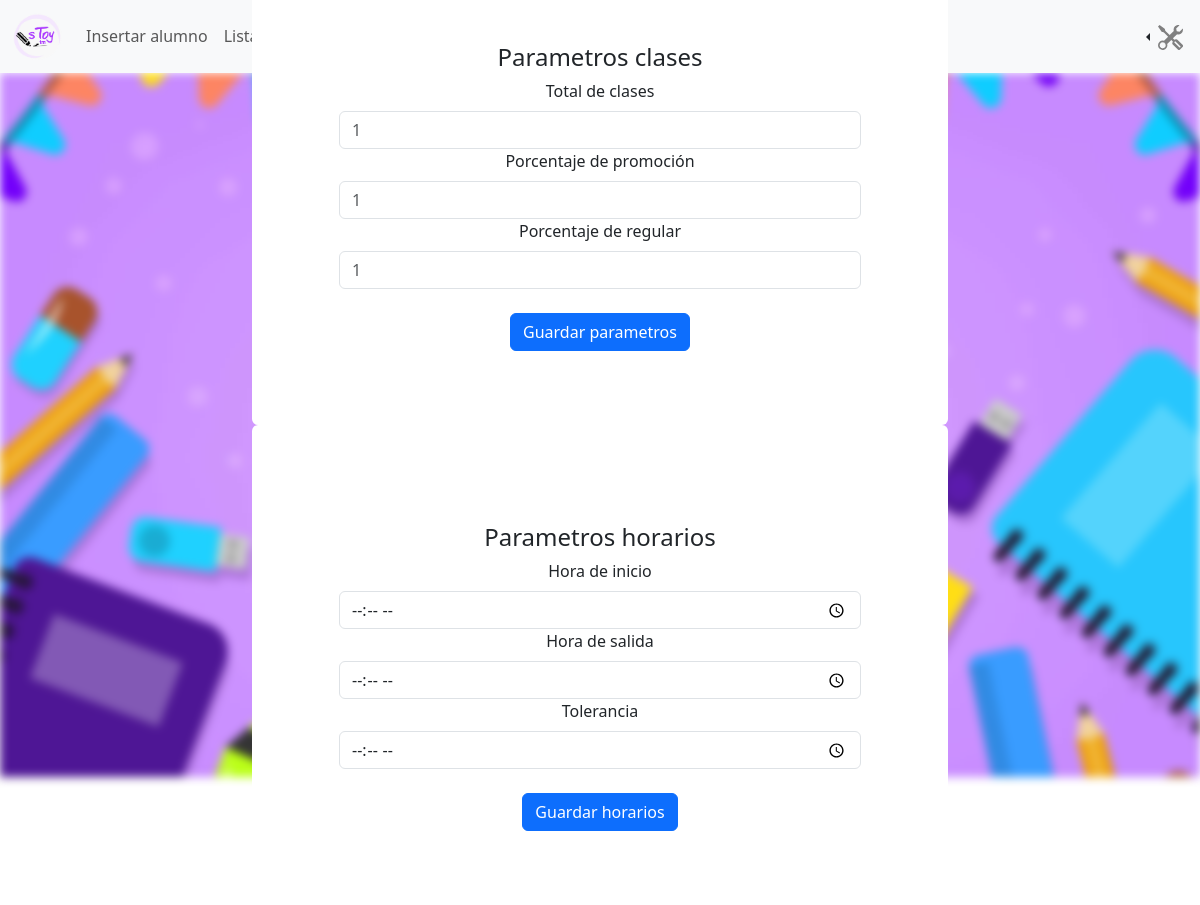
Page /PHP/parametros.php on the earlier database version.
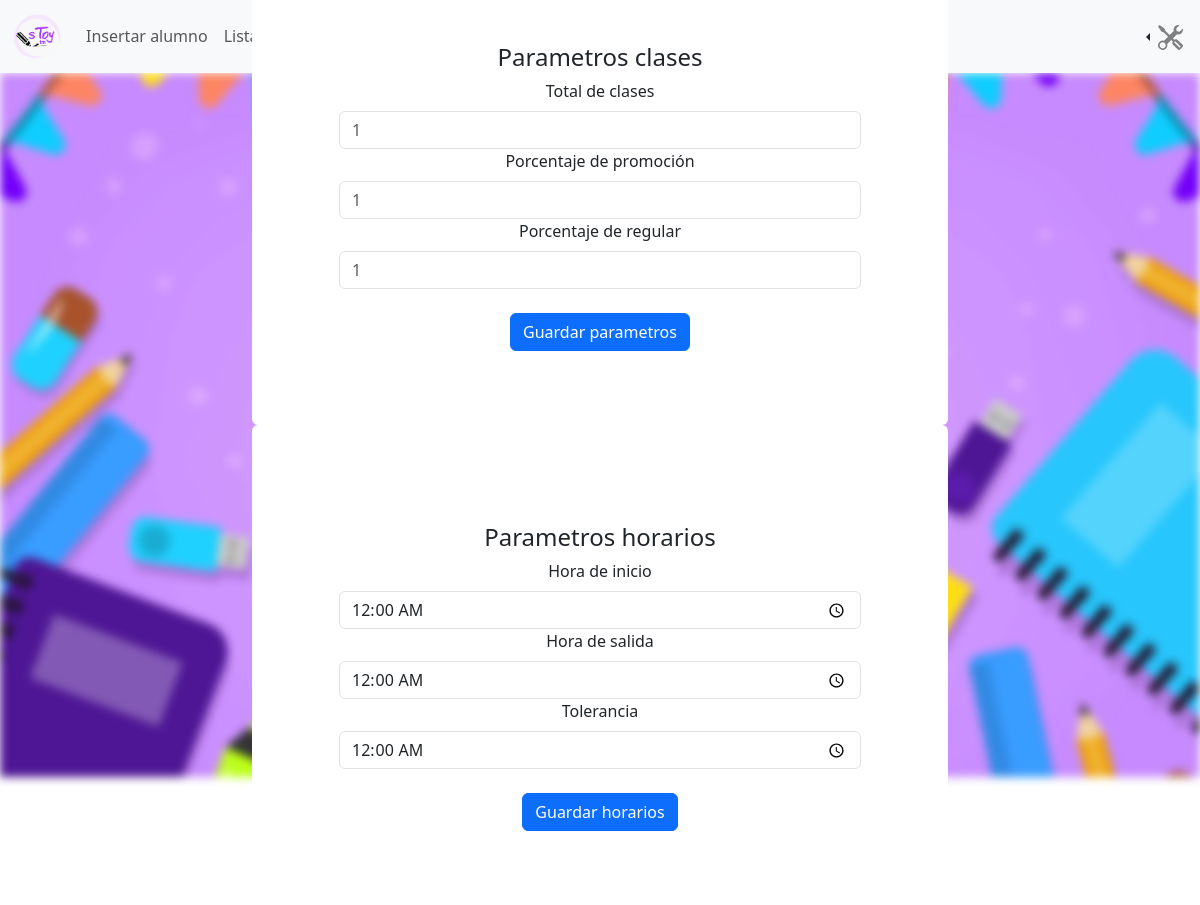
Same page on the later database version.
### tables this page shows
CREATE TABLE IF NOT EXISTS `parametro` (
  `total_clases` int DEFAULT NULL,
  `promocion` int DEFAULT NULL,
  `libre` int DEFAULT NULL,
  `regular` int DEFAULT NULL,
  `id` int DEFAULT NULL,
  `hora_inicio` time DEFAULT NULL,
  `hora_fin` time DEFAULT NULL,
  `tolerancia` time DEFAULT NULL
);

### Clases/ParametroClass.php (called while the page is built, shortened)
<?php
class Parametro
{
    public static function getParametros()
    {
        $consulta = ("SELECT * FROM parametro");
        return $consulta;
    }
}

### BD/BdClass.php (called while the page is built, shortened)
<?php
class Conexion {
    private $host = "localhost";
    private $usuario = "root";
    private $contrasena = "";
    private $nombreBD = "bdStoy";
    private $conexion;
    public function __construct() {
        $this->conexion = new mysqli($this->host, $this->usuario, $this->contrasena, $this->nombreBD);
    }
    public function ejecutaConsulta($consulta){
        return $this->conexion->query($consulta);
    }
}
?>

### PHP/parametros.php (the view, shortened to what this page needs)
<?php
require("../BD/BdClass.php");
require("../Clases/ParametroClass.php");
$conexion = new Conexion();
$conexion->conectar();
$consulta = Parametro::getParametros();
$parametros = $conexion->ejecutaConsulta($consulta)->fetch_object();
$clasesTotal = $parametros->total_clases;
$promocion = $parametros->promocion;
$regular = $parametros->regular;
$horaInicio = $parametros->hora_inicio;
$horaFin = $parametros->hora_fin;
$tolerancia = $parametros->tolerancia;
?>
<!DOCTYPE html>
<html lang="en">
<head>
    <link rel="stylesheet" href="../Estilos/css/style.css">
    <link rel="stylesheet" href="../Estilos/css/bootstrap.min.css">
</head>
<body>
<?php include("../PHP/navbar.php") ?>
<div class="container-fondo flex" style="height: 88vh;">
    <div class="row">
        <div class="col-md-6 mx-auto" style=" width: 90vh;">
            <div class="d-flex align-items-center rounded text-center" style="background-color: white; height: 60vh;">
                <form class="w-75 mx-auto mt-4" method="POST" action="../Funciones/funciones.php">
                    <h3 class="rounded" style="font-size: 24px;">Parametros clases</h3>
                    <div class="form-group">
                        <label for="clases">Total de clases</label>
                        <input id="clases" type="number" name="clasesTotal" class="form-control mt-2" min="1" placeholder="<?php echo $clasesTotal; ?>">
                    </div>
                    <div class="form-group">
                        <label for="clases">Porcentaje de promoción</label>
                        <input id="clases" type="number" class="form-control mt-2" name="promocion" min="1" placeholder="<?php echo $promocion; ?>">
                    </div>
                    <div class="form-group">
                        <label for="clases">Porcentaje de regular</label>
                        <input id="clases" type="number" class="form-control mt-2" name="regular" min="1" placeholder="<?php echo $regular; ?>">
                    </div>
                    <button class="btn btn-primary align-self-center mt-4" type="submit">Guardar parametros</button>
                </form>
            </div>
        </div>
        <div class="col-md-6 mx-auto" style=" width: 90vh;">
            <div class="d-flex align-items-center rounded text-center" style="background-color: white; height: 60vh;">
                <form class="w-75 mx-auto mt-4" method="POST" action="../Funciones/funciones.php">
                    <h3 class="rounded" style="font-size: 24px;">Parametros horarios</h3>
                    <div class="form-group">
                        <label for="clases">Hora de inicio</label>
                        <input id="clases" type="time" class="form-control mt-2"  name="horaInicio" value="<?php echo $horaInicio; ?>">
                    </div>
                    <div class="form-group">
                        <label for="clases">Hora de salida</label>
                        <input id="clases" type="time" class="form-control mt-2" name="horaFin"  value="<?php echo $horaFin; ?>">
                    </div>
                    <div class="form-group">
                        <label for="clases">Tolerancia</label>
                        <input id="clases" type="time" class="form-control mt-2" name="tolerancia"  value="<?php echo $tolerancia; ?>">
                    </div>
                    <button class="btn btn-primary align-self-center mt-4" type="submit">Guardar horarios</button>
                </form>
            </div>
        </div>
    </div>
</div>
</body>
</html>

### PHP/navbar.php (shortened to what this page needs)
<nav class="navbar navbar-expand-lg bg-body-tertiary">
        <div class="container-fluid">
            <a class="navbar-brand w-5 h-5" href="../Index.php">
                <img src="/Multimedia/icono.png" alt="Icono" class="img-fluid" style="max-width: 50px; height: auto;">
            </a>
            <div class="collapse navbar-collapse" id="navbarSupportedContent">
                <ul class="navbar-nav me-auto mb-2 mb-lg-0">
                    <li class="nav-item">
                        <a class="nav-link" href="/ABM/insertar.php">Insertar alumno</a>
                    </li>
                    <li class="nav-item dropdown">
                        <a class="nav-link dropdown-toggle" href="#" role="button" data-bs-toggle="dropdown" aria-expanded="false">
                        Listas
                        </a>
                    </li>
                </ul>
            </div>
            <div class="nav-item dropstart">
                <a class="nav-link dropdown-toggle " href="#" role="button" data-bs-toggle="dropdown" aria-expanded="false">
                    <img src="../Multimedia/tools.svg" alt="" class="img-fluid imagen-icono-ajustes" style="margin-right: 5px;">
                </a>
            </div>
        </div>
    </nav>

### Estilos/css/style.css (style rules this page uses)
.container-fondo::before { content: ""; background-image: url(/Multimedia/fondo-escuela-violeta.jpg); background-size: cover; background-repeat: repeat; position: absolute; top: 0; left: 0; width: 100%; height: 100%; filter: blur(5px); -webkit-filter: blur(5px); z-index: -1; }
.container-fondo { position: relative; }
.container-fondo { height: 100vh; display: flex; flex-direction: column; align-items: center; justify-content: center; }
.imagen-icono-ajustes { width: 25px; height: auto; }
.imagen-icono-ajustes { filter: brightness(0) invert(0.5); fill: #750000; -webkit-filter: brightness(0) invert(0.5); }

Differences in the rows shown:
removed parametro: clasesTotal "1", promocion "1", regular "1"
added parametro: clasesTotal "1", promocion "1", regular "1", horaInicio "00:00:00", horaFin "00:00:00", tolerancia "00:00:00"
